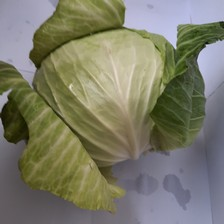
#> input picture data/cabbage/0032.jpg, 224 x 224 px; its folder holds only this picture in this run
$ python convert_image.py
#> lines starting #> are read from the running program, lines starting #| are printed output that depends on the picture
import os
import numpy as np
from PIL import Image, ImageOps
from numpy import asarray


def main(path):
#> called with path = 'data/cabbage/0032.jpg'
    img = Image.open(path)
#> img is the input picture: PIL image 224x224 RGB; mean R, G, B 123.4, 122.8, 104.5
    img = ImageOps.grayscale(img)
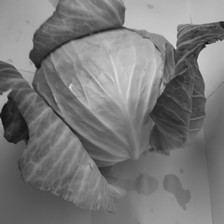
#> img: PIL image 224x224 L; min 12, max 227, mean 120.9
    numpydata = asarray(img)
    filename, file_extension = os.path.splitext(path)
    np.save(filename + "_arr", numpydata)


if __name__ == "__main__":
    dir_path = os.path.dirname(os.path.realpath(
        __file__))  # Get current directory path
    dirs = os.listdir(dir_path)  # Get all files in current directory
    for file in dirs:
        if file == "cabbage" or file == "carrot" or file == "tomato":
            data_file = os.path.join(dir_path, file)
            for img in os.listdir(data_file):
                img_path = os.path.join(data_file, img)
                print("Converting " + img_path + " to numpy array")
                main(img_path)
